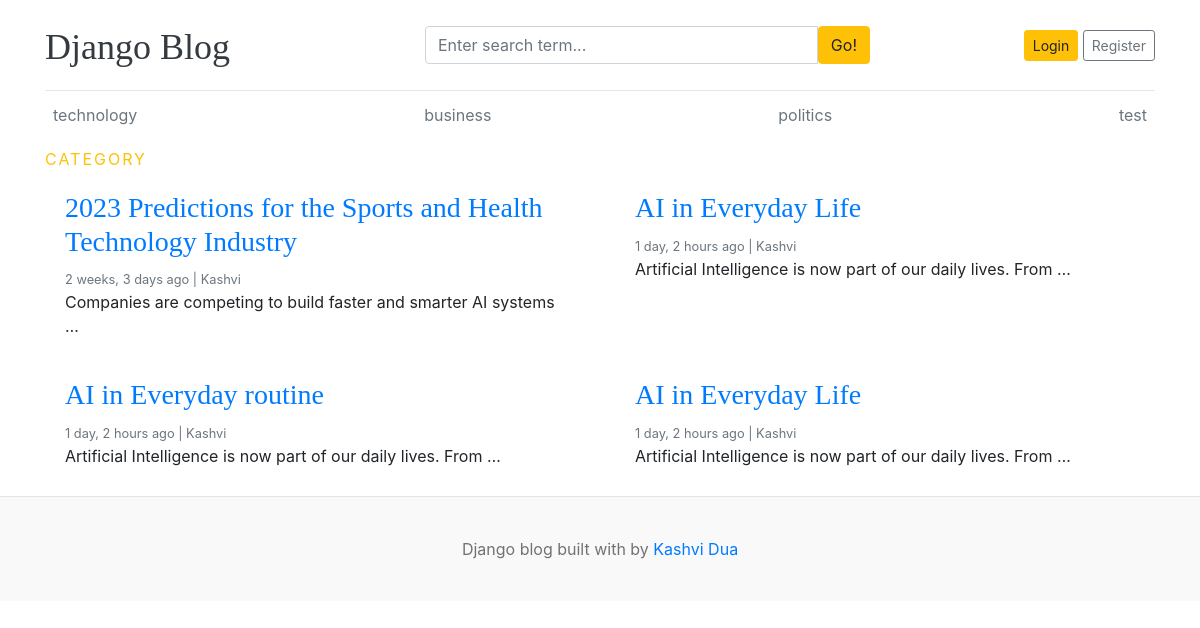
Page /2/ on the committed database.
### blogs/models.py (models this page shows, shortened)
class category(models.Model):
    category_name= models.CharField(max_length=50,unique=True)
    created_at= models.DateTimeField(auto_now_add=True)
    updated_at=models.DateTimeField(auto_now=True)

class Blog(models.Model):
    title=models.CharField(max_length=100)
    slug=models.SlugField(max_length=150,unique=True)
    Category=models.ForeignKey(category,on_delete=models.CASCADE)
    author=models.ForeignKey(User,on_delete=models.CASCADE)
    featured_image = models.ImageField(
        upload_to='uploads/%Y/%m/%d',
        blank=True,
        null=True
    )
    short_description = models.TextField(max_length=500)
    blog_body = models.TextField(max_length=2000)
    status = models.IntegerField(
        choices=STATUS_CHOICES,
        default=0
    )
    is_featured = models.BooleanField(default=False)
    created_at = models.DateTimeField(auto_now_add=True)
    updated_at = models.DateTimeField(auto_now=True)

### blogs/views.py (the view)
# urls.py: path('<int:category_id>/',views.postsbycategory,name='postsbycategory'),
def postsbycategory(request,category_id):
     posts=Blog.objects.filter(is_featured=True,Category_id=category_id)
     context={
          'posts':posts,
     }
     return render(request, 'postsbycategory.html', context)

### blogs/context_preprocessor.py (called while the page is built)
def get_category(request):
    categories= category.objects.all()
    return dict(categories=categories)

### templates/postsbycategory.html (shortened to what this page needs)
{% extends 'base.html' %}
{% block content %}
 <div class="text-uppercase text-warning" style="letter-spacing: 2px;">Category</div>
  <div class="row mb-2">
    {% if posts %}
    {% for post in posts %}
    <div class="col-md-6">
      <div class="card border-0" >
        <div class="card-body">
          <h3><a href="{% url 'blogs' post.slug %}">{{post.title}}</a></h3>
          <small class="mb-1 text-muted">{{post.created_at | timesince}} ago | {{post.author}}</small>
          <p class="card-text">{{post.short_description | truncatewords:10}}</p>
        </div>
      </div>
    </div>
    {%endfor%}
    {% else %}
    <p>no posts by category</p>
    {% endif %}
  </div>
      </div>
{% endblock %}

### templates/base.html (shortened to what this page needs)
{% load static %}
<!DOCTYPE html>
<html lang="en">
<head>
    <link href="https://getbootstrap.com/docs/4.0/dist/css/bootstrap.min.css" rel="stylesheet">
    <link href="{%static 'css/blog.css' %}" rel="stylesheet">
    <link
  rel="stylesheet"
  href="https://cdnjs.cloudflare.com/ajax/libs/font-awesome/5.15.4/css/all.min.css"
/>
  </head>
<body>
    <div class="container">
      <header class="blog-header py-3">
        <div class="row flex-nowrap justify-content-between align-items-center">
          <div class="col-4 pt-1">
            <a class="blog-header-logo text-dark" href="/">Django Blog</a>
          </div>
          <div class="col-5">
    <form action="{% url 'search' %}" method="get">
        <div class="input-group">
            <input
                class="form-control"
                type="text"
                name="keyword"
                value="{{ keyword }}"
                placeholder="Enter search term..."
                aria-label="Enter search term..."
            />
            <button class="btn btn-warning" type="submit" id="button-search">
                Go!
            </button>
        </div>
    </form>
</div>
          <div class="col-3 d-flex justify-content-end align-items-center">
            {% if not user.is_authenticated %}
            <a class="btn btn-sm btn-warning" href="{% url 'login' %}">Login</a> &nbsp;
            <a class="btn btn-sm btn-outline-secondary" href="register">Register</a>
            {% else %}
            <span><a href="{% url 'dashboard' %}">Dashboard</a></span>
            &emsp;
            <span><a href="{% url 'logout' %}">Logout</a></span>
            {% endif %}
          </div>
        </div>
      </header>
      <div class="nav-scroller py-1 mb-2">
        <nav class="nav d-flex justify-content-between">
          {% for cat in categories %}
          <a class="p-2 text-muted" href="{% url 'postsbycategory' cat.id %}">{{ cat.category_name}}</a>
          {% endfor %}
        </nav>
      </div>
{% block content %}
{% endblock %}
<footer class="blog-footer">
  <p>Django blog built with   by <a href="#">Kashvi Dua</a></p>
</footer>
</body>
</html>

### static/css/blog.css (style rules this page uses)
.blog-header { border-bottom: 1px solid #e5e5e5; }
.blog-header-logo { font-family: "Playfair Display", Georgia, "Times New Roman", serif; font-size: 2.25rem; }
h1, h2, h3, h4, h5, h6 { font-family: "Playfair Display", Georgia, "Times New Roman", serif; }
.blog-footer { padding: 2.5rem 0; color: #727272; text-align: center; background-color: #f9f9f9; border-top: .05rem solid #e5e5e5; }
.blog-footer p:last-child { margin-bottom: 0; }

### rows in the picture
category: category_name "technology"
category: category_name "business"
category: category_name "politics"
category: category_name "test"
Blog: title "2023 Predictions for the Sports and Health Technology Industry", created_at "2 weeks, 3 days", author "Kashvi", short_description "Companies are competing to build faster and smarter AI systems …"
Blog: title "AI in Everyday Life", created_at "1 day, 2 hours", author "Kashvi", short_description "Artificial Intelligence is now part of our daily lives. From …"
Blog: title "AI in Everyday routine", created_at "1 day, 2 hours", author "Kashvi", short_description "Artificial Intelligence is now part of our daily lives. From …"
Blog: title "AI in Everyday Life", created_at "1 day, 2 hours", author "Kashvi", short_description "Artificial Intelligence is now part of our daily lives. From …"
